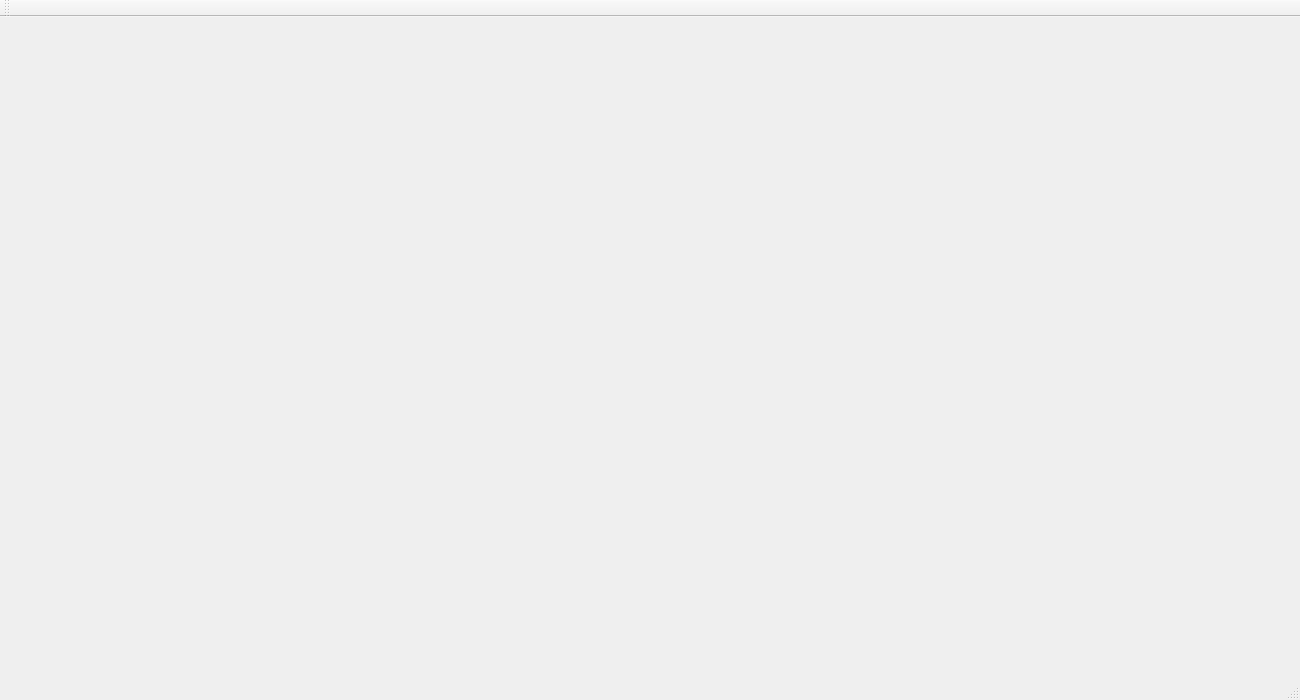
<?xml version="1.0" encoding="UTF-8"?>
<ui version="4.0">
 <class>MainWindow</class>
 <widget class="QMainWindow" name="MainWindow">
  <property name="windowModality">
   <enum>Qt::NonModal</enum>
  </property>
  <property name="geometry">
   <rect>
    <x>0</x>
    <y>0</y>
    <width>1300</width>
    <height>700</height>
   </rect>
  </property>
  <property name="minimumSize">
   <size>
    <width>1300</width>
    <height>700</height>
   </size>
  </property>
  <property name="maximumSize">
   <size>
    <width>1300</width>
    <height>700</height>
   </size>
  </property>
  <property name="baseSize">
   <size>
    <width>1300</width>
    <height>700</height>
   </size>
  </property>
  <property name="windowTitle">
   <string>SeaBattle!</string>
  </property>
  <widget class="QWidget" name="centralWidget"/>
  <widget class="QMenuBar" name="menuBar">
   <property name="geometry">
    <rect>
     <x>0</x>
     <y>0</y>
     <width>1300</width>
     <height>26</height>
    </rect>
   </property>
  </widget>
  <widget class="QToolBar" name="mainToolBar">
   <attribute name="toolBarArea">
    <enum>TopToolBarArea</enum>
   </attribute>
   <attribute name="toolBarBreak">
    <bool>false</bool>
   </attribute>
  </widget>
  <widget class="QStatusBar" name="statusBar"/>
 </widget>
 <layoutdefault spacing="6" margin="11"/>
 <resources/>
 <connections/>
</ui>
